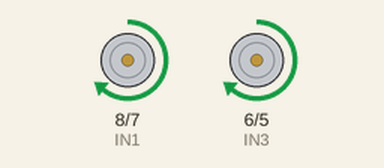
A sketch run on a simulated Arduino Uno, built with avr-gcc and run on an emulated ATmega328P. Parts: motor-driver pin pairs drawn as motors (green arrow = first pin HIGH = forward, orange = second pin HIGH = backward, longer = more drive, scaled by the enable pin).

Above: at 1.5 s.
At 5.5 s:
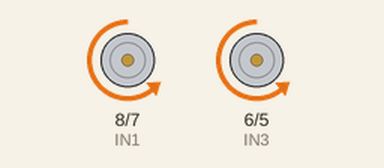
At 9.0 s:
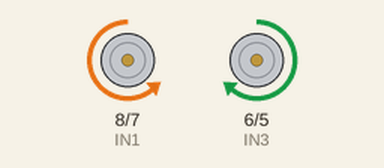
At 14.0 s:
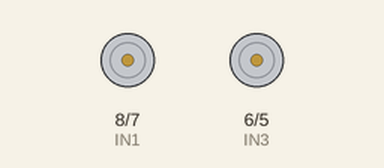
Timing chart, 0 to 19.5 s (numbered marks = the images above):
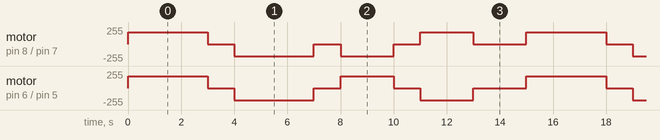

Measured:
- by itself, motor on pin 8 (IN1) / pin 7 (IN2): repeats every 15.0 s: stopped 1.0 s, backward 180/255 3.0 s, stopped 1.0 s, backward 180/255 2.0 s, stopped 1.0 s, forward 180/255 2.0 s, stopped 2.0 s, forward 180/255 3.0 s
- by itself, motor on pin 6 (IN3) / pin 5 (IN4): repeats every 15.0 s: stopped 1.0 s, backward 180/255 3.0 s, stopped 1.0 s, forward 180/255 2.0 s, stopped 1.0 s, backward 180/255 2.0 s, stopped 2.0 s, forward 180/255 3.0 s

The sketch:

motordriver_direction_Speed_control.ino
```cpp
// Motor A (Left Motor)
int ENA = 9;
int IN1 = 8;
int IN2 = 7;

// Motor B (Right Motor)
int ENB = 10;
int IN3 = 6;
int IN4 = 5;

int speed = 180;   // Motor speed (0–255)

void setup() {
  pinMode(ENA, OUTPUT);
  pinMode(ENB, OUTPUT);
  pinMode(IN1, OUTPUT);
  pinMode(IN2, OUTPUT);
  pinMode(IN3, OUTPUT);
  pinMode(IN4, OUTPUT);
}

void loop() {

  forward();
  delay(3000);

  stopMotor();
  delay(1000);

  backward();
  delay(3000);

  stopMotor();
  delay(1000);

  left();
  delay(2000);

  stopMotor();
  delay(1000);

  right();
  delay(2000);

  stopMotor();
  delay(2000);
}

// ===== Movement Functions =====

void forward() {
  digitalWrite(IN1, HIGH);
  digitalWrite(IN2, LOW);
  digitalWrite(IN3, HIGH);
  digitalWrite(IN4, LOW);
  analogWrite(ENA, speed);
  analogWrite(ENB, speed);
}

void backward() {
  digitalWrite(IN1, LOW);
  digitalWrite(IN2, HIGH);
  digitalWrite(IN3, LOW);
  digitalWrite(IN4, HIGH);
  analogWrite(ENA, speed);
  analogWrite(ENB, speed);
}

void left() {
  digitalWrite(IN1, LOW);
  digitalWrite(IN2, HIGH);   // Left motor backward
  digitalWrite(IN3, HIGH);
  digitalWrite(IN4, LOW);    // Right motor forward
  analogWrite(ENA, speed);
  analogWrite(ENB, speed);
}

void right() {
  digitalWrite(IN1, HIGH);
  digitalWrite(IN2, LOW);    // Left motor forward
  digitalWrite(IN3, LOW);
  digitalWrite(IN4, HIGH);   // Right motor backward
  analogWrite(ENA, speed);
  analogWrite(ENB, speed);
}

void stopMotor() {
  analogWrite(ENA, 0);
  analogWrite(ENB, 0);
}
```
